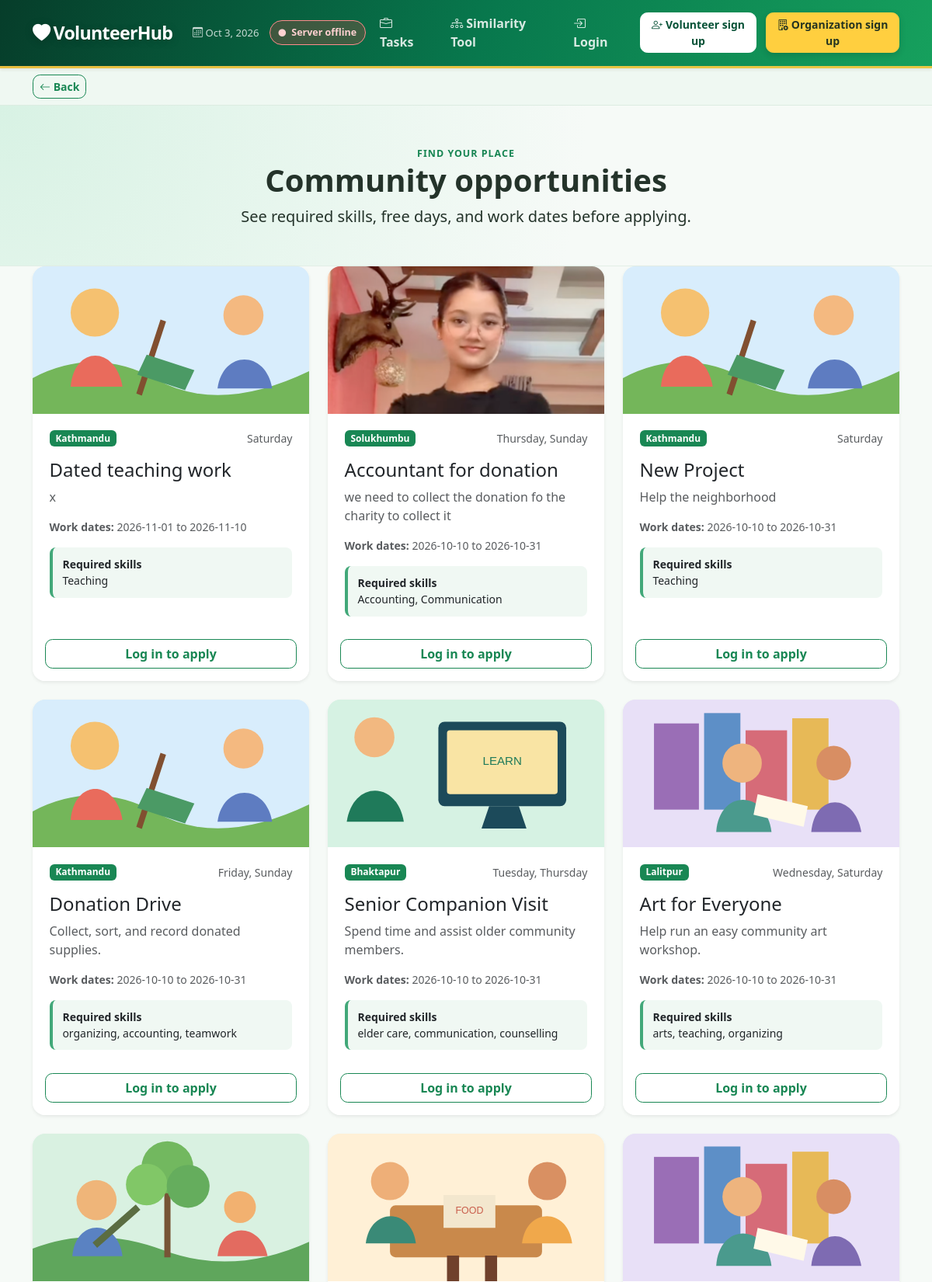
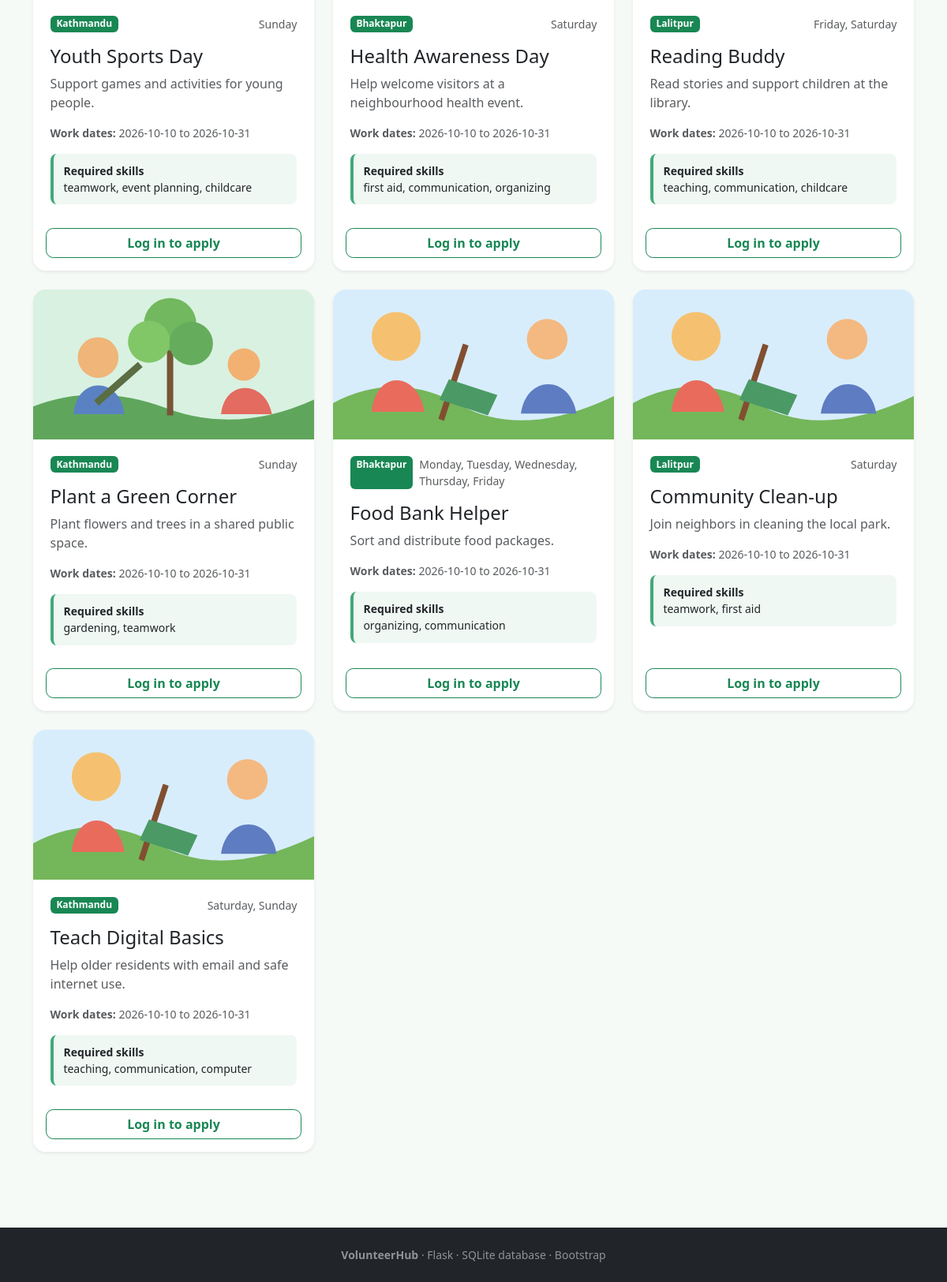
The page /tasks on the database its author committed (2 pictures, top to bottom).
### tables this page shows
CREATE TABLE tasks (id INTEGER PRIMARY KEY AUTOINCREMENT, title TEXT NOT NULL, description TEXT NOT NULL, required_skills TEXT DEFAULT '', interests TEXT DEFAULT '', availability TEXT DEFAULT '', location TEXT DEFAULT '', image_filename TEXT, organization_id INTEGER, start_date TEXT, end_date TEXT);

### app.py (the view)
@app.route("/tasks")
def tasks(): return render_template("tasks.html",task_matches=tasks_with_matches(db().execute("SELECT * FROM tasks ORDER BY id DESC").fetchall()))

### app.py (called while the page is built)
def db():
    if "db" not in g:
        g.db=sqlite3.connect(app.config["DATABASE"]); g.db.row_factory=sqlite3.Row
    return g.db

@app.teardown_appcontext
def close(error=None):
    if g.get("db"): g.db.close()

@app.context_processor
def nav():
    photo=None
    if session.get("role")=="volunteer":
        row=db().execute("SELECT photo_filename FROM volunteer_profiles WHERE user_id=?",(session["user_id"],)).fetchone(); photo=row["photo_filename"].replace("uploads/","") if row and row["photo_filename"] else None
    return {"nav_photo":photo,"unread_notifications":0}

def tasks_with_matches(rows):
    profile=None
    if session.get("role")=="volunteer": profile=db().execute("SELECT * FROM volunteer_profiles WHERE user_id=?",(session["user_id"],)).fetchone()
    return [(task,match_details(profile,task) if profile else None) for task in rows]

### templates/tasks.html
{% extends 'base.html' %}{% block content %}<section class="page-heading"><div class="container py-5 text-center"><span class="eyebrow">Find your place</span><h1 class="fw-bold">Community opportunities</h1><p class="lead mb-0">See required skills, free days, and work dates before applying.</p></div></section><div class="container pb-5"><div class="row g-4">{% for task, match in task_matches %}<div class="col-md-6 col-lg-4"><div class="card task-card h-100 border-0 shadow-sm overflow-hidden"><img class="task-image" src="{{url_for('static',filename=task.image_filename or 'images/tasks/cleanup.svg')}}" alt="{{task.title}}"><div class="card-body"><div class="d-flex justify-content-between gap-2"><span class="badge text-bg-success">{{task.location}}</span><span class="small text-muted">{{task.availability}}</span></div><h3 class="h4 mt-3">{{task.title}}</h3><p class="text-muted">{{task.description}}</p><p class="small text-muted"><b>Work dates:</b> {{task.start_date or 'To be announced'}} to {{task.end_date or 'To be announced'}}</p><div class="requirement-box"><small class="d-block"><b>Required skills</b><br>{{task.required_skills}}</small></div>{% if match %}<div class="match-box mt-3"><small class="d-block"><b>Jaccard requirement match:</b> {{'%.0f'|format(match.score*100)}}%</small><small class="d-block"><b>Your matched skills:</b> {{match.common_skills|join(', ') or 'None yet'}}</small><small class="d-block"><b>Matching free days:</b> {{match.common_days|join(', ') or 'No matching day'}}</small><span class="badge mt-2 text-bg-{{'success' if match.qualified else 'secondary'}}">{{'Ready to qualify' if match.qualified else 'Complete matching skills / days'}}</span></div>{% endif %}</div><div class="card-footer bg-white border-0 pb-3">{% if session.get('role')=='volunteer' %}<form method="post" action="{{url_for('apply',task_id=task.id)}}"><button class="btn btn-success w-100">Apply with my profile</button></form>{% elif not session.get('user_id') %}<a class="btn btn-outline-success w-100" href="{{url_for('login')}}">Log in to apply</a>{% endif %}</div></div></div>{% else %}<div class="col"><div class="alert alert-info">No volunteer opportunities are available yet.</div></div>{% endfor %}</div></div>{% endblock %}

### templates/base.html (shortened to what this page needs)
<!doctype html>
<html lang="en">
<head>
    <link href="https://cdn.jsdelivr.net/npm/bootstrap@5.3.8/dist/css/bootstrap.min.css" rel="stylesheet">
    <link href="https://cdn.jsdelivr.net/npm/bootstrap-icons@1.11.3/font/bootstrap-icons.min.css" rel="stylesheet">
    <link rel="stylesheet" href="{{ url_for('static', filename='css/style.css') }}">
</head>
<body>
    <nav class="navbar navbar-expand-xl navbar-dark shadow-sm">
        <div class="container">
            <a class="navbar-brand fw-bold" href="{{ url_for('home') }}">
                <i class="bi bi-heart-fill me-1"></i>VolunteerHub
            </a>
            <div class="collapse navbar-collapse" id="nav">
                <ul class="navbar-nav ms-auto align-items-xl-center gap-xl-1">
                    <li class="nav-item nav-date">
                        <i class="bi bi-calendar3"></i> <span id="todayDate"></span>
                    </li>
                    <li class="nav-item">
                        <button id="serverStatus" type="button" class="server-status is-checking">
                        </button>
                    </li>
                    <li class="nav-item"><a class="nav-link" href="{{ url_for('tasks') }}"><i class="bi bi-briefcase me-1"></i>Tasks</a></li>
                    <li class="nav-item"><a class="nav-link" href="{{ url_for('compare') }}"><i class="bi bi-diagram-3 me-1"></i>Similarity Tool</a></li>
                    {% if session.get('user_id') %}
                        <li class="nav-item"><a class="btn btn-light btn-sm ms-xl-2" href="{{ url_for('logout') }}"><i class="bi bi-box-arrow-right me-1"></i>Log out</a></li>
                    {% else %}
                        <li class="nav-item"><a class="nav-link" href="{{ url_for('login') }}"><i class="bi bi-box-arrow-in-right me-1"></i>Login</a></li>
                        <li class="nav-item"><a class="btn btn-light btn-sm ms-xl-2" href="{{ url_for('register') }}"><i class="bi bi-person-plus me-1"></i>Volunteer sign up</a></li>
                        <li class="nav-item"><a class="btn btn-warning btn-sm ms-xl-2" href="{{ url_for('register_organization') }}"><i class="bi bi-building-add me-1"></i>Organization sign up</a></li>
                    {% endif %}
                </ul>
            </div>
        </div>
    </nav>
    <div class="page-back">
        <div class="container py-2">
            <button id="backButton" class="btn btn-sm btn-outline-success" type="button"><i class="bi bi-arrow-left"></i> Back</button>
        </div>
    </div>
    {% set flash_messages = get_flashed_messages(with_categories=true) %}
    {% block content %}{% endblock %}
    <footer class="bg-dark text-white-50 text-center py-4 mt-5 small">
        <b>VolunteerHub</b> · Flask · SQLite database · Bootstrap
    </footer>
</body>
</html>

### static/css/style.css (style rules this page uses)
body { background: #f6faf7; color: #24332a; }
.navbar { background: linear-gradient(110deg, #063d2a 0%, #08784d 52%, #16a05d 100%) !important; border-bottom: 3px solid rgba(255, 204, 67, .9); min-height: 74px; }
.navbar-brand { font-size: 1.45rem; letter-spacing: -.03em; text-shadow: 0 2px 12px rgba(0,0,0,.18); }
.navbar .nav-link { border-radius: .55rem; color: rgba(255,255,255,.84) !important; font-weight: 600; margin: .15rem; padding: .5rem .75rem !important; transition: background .2s ease, color .2s ease, transform .2s ease; }
.navbar .btn-light { background: #fff; border-color: #fff; color: #075237; }
.navbar .btn-warning { background: #ffcf3f; border-color: #ffcf3f; color: #253421; box-shadow: 0 3px 9px rgba(0,0,0,.14); }
.nav-date { color: rgba(255,255,255,.78); font-size: .82rem; padding: .5rem .6rem; white-space: nowrap; }
.server-status { background: transparent; border: 1px solid rgba(255,255,255,.35); border-radius: 999px; color: #fff; font-size: .78rem; font-weight: 700; padding: .35rem .65rem; white-space: nowrap; }
.server-status.is-offline { background: rgba(221, 63, 63, .26); border-color: #ff8b8b; color: #ffd1d1; }
.card { border-radius: 1rem; transition: transform .2s ease, box-shadow .2s ease; }
.task-image { width: 100%; height: 190px; object-fit: cover; background: #e9f5ee; }
.btn { border-radius: .6rem; font-weight: 600; }
.page-heading { background: radial-gradient(circle at top left, #d8f2e4, #f6faf7 62%); border-bottom: 1px solid #e2eee6; }
.eyebrow { color: #168552; font-weight: 700; letter-spacing: .08em; font-size: .78rem; text-transform: uppercase; }
.task-card .card-body { padding: 1.35rem; }
.requirement-box, .match-box { background: #f0f8f3; border-left: 4px solid #42a879; border-radius: .5rem; padding: .7rem .8rem; }
.page-back { background: #eff8f2; border-bottom: 1px solid #dcece1; }

### rows shown on the page
tasks: image_filename (picture), location "Kathmandu", availability "Saturday", title "Dated teaching work", description "x", start_date "2026-11-01", end_date "2026-11-10", required_skills "Teaching"
tasks: image_filename (picture), location "Solukhumbu", availability "Thursday, Sunday", title "Accountant for donation", description "we need to collect the donation fo the charity to collect it", start_date "2026-10-10", end_date "2026-10-31", required_skills "Accounting, Communication"
tasks: image_filename (picture), location "Kathmandu", availability "Saturday", title "New Project", description "Help the neighborhood", start_date "2026-10-10", end_date "2026-10-31", required_skills "Teaching"
tasks: image_filename (picture), location "Kathmandu", availability "Friday, Sunday", title "Donation Drive", description "Collect, sort, and record donated supplies.", start_date "2026-10-10", end_date "2026-10-31", required_skills "organizing, accounting, teamwork"
tasks: image_filename (picture), location "Bhaktapur", availability "Tuesday, Thursday", title "Senior Companion Visit", description "Spend time and assist older community members.", start_date "2026-10-10", end_date "2026-10-31", required_skills "elder care, communication, counselling"
tasks: image_filename (picture), location "Lalitpur", availability "Wednesday, Saturday", title "Art for Everyone", description "Help run an easy community art workshop.", start_date "2026-10-10", end_date "2026-10-31", required_skills "arts, teaching, organizing"
tasks: image_filename (picture), location "Kathmandu", availability "Sunday", title "Youth Sports Day", description "Support games and activities for young people.", start_date "2026-10-10", end_date "2026-10-31", required_skills "teamwork, event planning, childcare"
tasks: image_filename (picture), location "Bhaktapur", availability "Saturday", title "Health Awareness Day", description "Help welcome visitors at a neighbourhood health event.", start_date "2026-10-10", end_date "2026-10-31", required_skills "first aid, communication, organizing"
tasks: image_filename (picture), location "Lalitpur", availability "Friday, Saturday", title "Reading Buddy", description "Read stories and support children at the library.", start_date "2026-10-10", end_date "2026-10-31", required_skills "teaching, communication, childcare"
tasks: image_filename (picture), location "Kathmandu", availability "Sunday", title "Plant a Green Corner", description "Plant flowers and trees in a shared public space.", start_date "2026-10-10", end_date "2026-10-31", required_skills "gardening, teamwork"
tasks: location "Bhaktapur", availability "Monday, Tuesday, Wednesday, Thursday, Friday", title "Food Bank Helper", description "Sort and distribute food packages.", start_date "2026-10-10", end_date "2026-10-31", required_skills "organizing, communication"
tasks: location "Lalitpur", availability "Saturday", title "Community Clean-up", description "Join neighbors in cleaning the local park.", start_date "2026-10-10", end_date "2026-10-31", required_skills "teamwork, first aid"
tasks: location "Kathmandu", availability "Saturday, Sunday", title "Teach Digital Basics", description "Help older residents with email and safe internet use.", start_date "2026-10-10", end_date "2026-10-31", required_skills "teaching, communication, computer"
